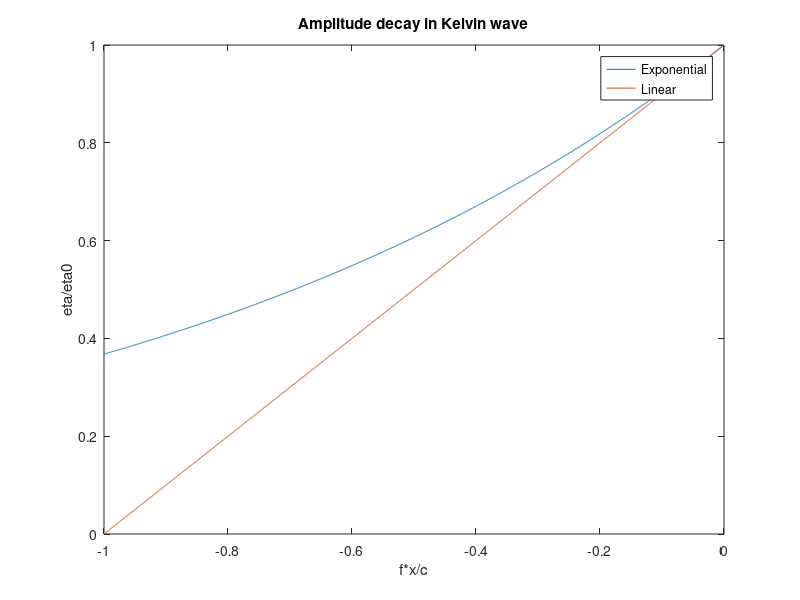

Write MATLAB code to recreate this figure.
h=30;g=9.81;theta=43;
Omega=2*pi/24/3600
f=2*Omega*sin(theta*pi/180)
c=sqrt(g*h)
L=round(c/f/100)*100;
x=[-L:100:0]
dec1=exp(f*x/c);
dec2=1+f*x/c;
plot(x*f/c,dec1,x*f/c,dec2);
title('Amplitude decay in Kelvin wave')
legend('Exponential','Linear')
xlabel('f*x/c');ylabel('eta/eta0')